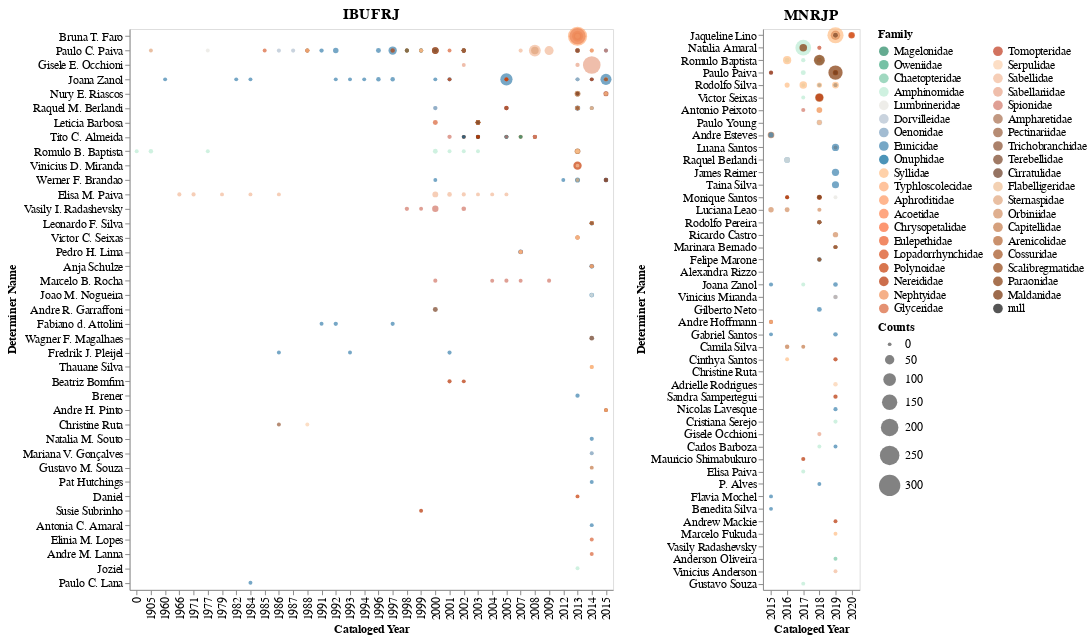

Notebook cell for this chart:
### Code cell
g2 = alt.Chart(teste1[teste1['collection_prefix']=='IBUFRJ'], width=500, height=580,
              title='IBUFRJ').mark_circle().encode(
    x= alt.X('cataloged_year', type='ordinal', title='Cataloged Year'),
    y= alt.Y('determiner_full_name', type='nominal', title='Determiner Name', 
            sort=sort_list2),
    size= alt.Size('counts', type="quantitative",scale=alt.Scale(range=[15, 500])),  # range ajusta tamanho do circulo
    color= alt.Color('family:N', title="Family", 
                     scale=alt.Scale(domain=list(cores_familia.keys()), range=list(cores_familia.values())),
                     legend= alt.Legend(columns=2, symbolLimit= 40)),
    tooltip= alt.Tooltip(['determiner_full_name', 'cataloged_year', 'counts', 'family'])
)

g3 = alt.Chart(teste1[teste1['collection_prefix']=='MNRJP'], width=100, height=580, 
              title='MNRJP').mark_circle().encode(
    x= alt.X('cataloged_year', type='ordinal', title='Cataloged Year'),
    y= alt.Y('determiner_full_name', type='nominal', title='Determiner Name', 
            sort=sort_list3),
    size= alt.Size('counts:Q', title='Counts', scale=alt.Scale(range=[15, 500])),  # range ajusta tamanho do circulo
    color= alt.Color('family:N', title="Family", 
                     scale=alt.Scale(domain=list(cores_familia.keys()), range=list(cores_familia.values())),
                     legend= alt.Legend(columns=2, symbolLimit= 40)),
    tooltip= alt.Tooltip(['determiner_full_name', 'cataloged_year', 'counts', 'family'])
)

graph = alt.hconcat(g2, g3)

# configuring graphic elements (font, fontSize, etc)
graph = graph.configure_title(fontSize=16).configure_axis(
    labelFontSize=12,
    titleFontSize=12
).configure_legend(
    labelFontSize=12,
    titleFontSize=12
)

# graph.save('./graphs/determiner/counts_per_determiner-w-family-ordenado_pela_soma.html')

graph

### Figure 1 — Vega-Lite specification as saved in the notebook (floating-point values rounded to 4 significant figures; data arrays with more than 128 entries replaced by an {"elided": "..."} marker saying what was removed)
{"config": {"view": {"continuousWidth": 400, "continuousHeight": 300}, "axis": {"labelFontSize": 12, "titleFontSize": 12}, "legend": {"labelFontSize": 12, "titleFontSize": 12}, "title": {"fontSize": 16}}, "hconcat": [{"data": {"name": "data-f1bf10ad502554d237a9c65d1b904728"}, "mark": "circle", "encoding": {"color": {"type": "nominal", "field": "family", "legend": {"columns": 2, "symbolLimit": 40}, "scale": {"domain": ["Magelonidae", "Oweniidae", "Chaetopteridae", "Amphinomidae", "Lumbrineridae", "Dorvilleidae", "Oenonidae", "Eunicidae", "Onuphidae", "Syllidae", "Typhloscolecidae", "Aphroditidae", "Acoetidae", "Chrysopetalidae", "Eulepethidae", "Lopadorrhynchidae", "Polynoidae", "Nereididae", "Nephtyidae", "Glyceridae", "Tomopteridae", "Serpulidae", "Sabellidae", "Sabellariidae", "Spionidae", "Ampharetidae", "Pectinariidae", "Trichobranchidae", "Terebellidae", "Cirratulidae", "Flabelligeridae", "Sternaspidae", "Orbiniidae", "Capitellidae", "Arenicolidae", "Cossuridae", "Scalibregmatidae", "Paraonidae", "Maldanidae", NaN], "range": ["#238762", "#3CA67F", "#77c8a5", "#bbebd3", "#e7e5df", "#b2c0d0", "#7A9FBF", "#3c81ae", "#00669a", "#ffbd84", "#ffaa74", "#ff9760", "#ff814b", "#fc6b36", "#eb5824", "#d94814", "#c83b03", "#b73000", "#f18e56", "#D96236", "#bf381b", "#fbd0ad", "#f2b999", "#e8a287", "#d27666", "#a66c4b", "#975b39", "#874c2c", "#774124", "#683720", "#eebd93", "#dfa47a", "#d28d60", "#c37746", "#b4622f", "#a3501d", "#92420e", "#823606", "#732c02", "#0D0D0D"]}, "title": "Family"}, "size": {"type": "quantitative", "field": "counts", "scale": {"range": [15, 500]}}, "tooltip": [{"type": "nominal", "field": "determiner_full_name"}, {"type": "quantitative", "field": "cataloged_year"}, {"type": "quantitative", "field": "counts"}, {"type": "nominal", "field": "family"}], "x": {"type": "ordinal", "field": "cataloged_year", "title": "Cataloged Year"}, "y": {"type": "nominal", "field": "determiner_full_name", "sort": ["Bruna T. Faro", "Paulo C. Paiva", "Gisele E. Occhioni", "Joana Zanol", "Nury E. Riascos", "Raquel M. Berlandi", "Leticia Barbosa", "Tito C. Almeida", "Romulo B. Baptista", "Vinicius D. Miranda", "Werner F. Brandao", "Elisa M. Paiva", "Vasily I. Radashevsky", "Leonardo F. Silva", "Victor C. Seixas", "Pedro H. Lima", "Anja Schulze", "Marcelo B. Rocha", "Joao M. Nogueira", "Andre R. Garraffoni", "Fabiano d. Attolini", "Wagner F. Magalhaes", "Fredrik J. Pleijel", "Thauane Silva", "Beatriz Bomfim", "Brener", "Andre H. Pinto", "Christine Ruta", "Natalia M. Souto", "Mariana V. Gonçalves", "Gustavo M. Souza", "Pat Hutchings", "Daniel", "Susie Subrinho", "Antonia C. Amaral", "Elinia M. Lopes", "Andre M. Lanna", "Joziel", "Paulo C. Lana"], "title": "Determiner Name"}}, "height": 580, "title": "IBUFRJ", "width": 500}, {"data": {"name": "data-9799089cc83927750651f049c2ce68e5"}, "mark": "circle", "encoding": {"color": {"type": "nominal", "field": "family", "legend": {"columns": 2, "symbolLimit": 40}, "scale": {"domain": ["Magelonidae", "Oweniidae", "Chaetopteridae", "Amphinomidae", "Lumbrineridae", "Dorvilleidae", "Oenonidae", "Eunicidae", "Onuphidae", "Syllidae", "Typhloscolecidae", "Aphroditidae", "Acoetidae", "Chrysopetalidae", "Eulepethidae", "Lopadorrhynchidae", "Polynoidae", "Nereididae", "Nephtyidae", "Glyceridae", "Tomopteridae", "Serpulidae", "Sabellidae", "Sabellariidae", "Spionidae", "Ampharetidae", "Pectinariidae", "Trichobranchidae", "Terebellidae", "Cirratulidae", "Flabelligeridae", "Sternaspidae", "Orbiniidae", "Capitellidae", "Arenicolidae", "Cossuridae", "Scalibregmatidae", "Paraonidae", "Maldanidae", NaN], "range": ["#238762", "#3CA67F", "#77c8a5", "#bbebd3", "#e7e5df", "#b2c0d0", "#7A9FBF", "#3c81ae", "#00669a", "#ffbd84", "#ffaa74", "#ff9760", "#ff814b", "#fc6b36", "#eb5824", "#d94814", "#c83b03", "#b73000", "#f18e56", "#D96236", "#bf381b", "#fbd0ad", "#f2b999", "#e8a287", "#d27666", "#a66c4b", "#975b39", "#874c2c", "#774124", "#683720", "#eebd93", "#dfa47a", "#d28d60", "#c37746", "#b4622f", "#a3501d", "#92420e", "#823606", "#732c02", "#0D0D0D"]}, "title": "Family"}, "size": {"type": "quantitative", "field": "counts", "scale": {"range": [15, 500]}, "title": "Counts"}, "tooltip": [{"type": "nominal", "field": "determiner_full_name"}, {"type": "quantitative", "field": "cataloged_year"}, {"type": "quantitative", "field": "counts"}, {"type": "nominal", "field": "family"}], "x": {"type": "ordinal", "field": "cataloged_year", "title": "Cataloged Year"}, "y": {"type": "nominal", "field": "determiner_full_name", "sort": ["Jaqueline Lino", "Natalia Amaral", "Romulo Baptista", "Paulo Paiva", "Rodolfo Silva", "Victor Seixas", "Antonio Peixoto", "Paulo Young", "Andre Esteves", "Luana Santos", "Raquel Berlandi", "James Reimer", "Taina Silva", "Monique Santos", "Luciana Leao", "Rodolfo Pereira", "Ricardo Castro", "Marinara Bernado", "Felipe Marone", "Alexandra Rizzo", "Joana Zanol", "Vinicius Miranda", "Gilberto Neto", "Andre Hoffmann", "Gabriel Santos", "Camila Silva", "Cinthya Santos", "Christine Ruta", "Adrielle Rodrigues", "Sandra Sampertegui", "Nicolas Lavesque", "Cristiana Serejo", "Gisele Occhioni", "Carlos Barboza", "Mauricio Shimabukuro", "Elisa Paiva", "P. Alves", "Flavia Mochel", "Benedita Silva", "Andrew Mackie", "Marcelo Fukuda", "Vasily Radashevsky", "Anderson Oliveira", "Vinicius Anderson", "Gustavo Souza"], "title": "Determiner Name"}}, "height": 580, "title": "MNRJP", "width": 100}], "$schema": "https://vega.github.io/schema/vega-lite/v4.8.1.json", "datasets": {"data-f1bf10ad502554d237a9c65d1b904728": {"elided": "416 records"}, "data-9799089cc83927750651f049c2ce68e5": {"elided": "174 records"}}}
